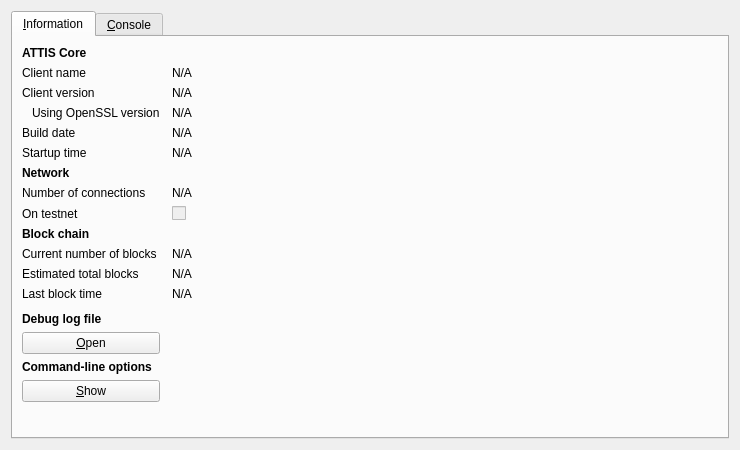
<?xml version="1.0" encoding="UTF-8"?>
<ui version="4.0">
 <class>RPCConsole</class>
 <widget class="QDialog" name="RPCConsole">
  <property name="geometry">
   <rect>
    <x>0</x>
    <y>0</y>
    <width>740</width>
    <height>450</height>
   </rect>
  </property>
  <property name="windowTitle">
   <string>ATTIS - Debug window</string>
  </property>
  <layout class="QVBoxLayout" name="verticalLayout_2">
   <item>
    <widget class="QTabWidget" name="tabWidget">
     <property name="currentIndex">
      <number>0</number>
     </property>
     <widget class="QWidget" name="tab_info">
      <attribute name="title">
       <string>&amp;Information</string>
      </attribute>
      <layout class="QGridLayout" name="gridLayout" columnstretch="0,1">
       <property name="horizontalSpacing">
        <number>12</number>
       </property>
       <item row="0" column="0">
        <widget class="QLabel" name="label_9">
         <property name="font">
          <font>
           <weight>75</weight>
           <bold>true</bold>
          </font>
         </property>
         <property name="text">
          <string>ATTIS Core</string>
         </property>
        </widget>
       </item>
       <item row="1" column="0">
        <widget class="QLabel" name="label_5">
         <property name="text">
          <string>Client name</string>
         </property>
        </widget>
       </item>
       <item row="1" column="1">
        <widget class="QLabel" name="clientName">
         <property name="cursor">
          <cursorShape>IBeamCursor</cursorShape>
         </property>
         <property name="text">
          <string>N/A</string>
         </property>
         <property name="textFormat">
          <enum>Qt::PlainText</enum>
         </property>
         <property name="textInteractionFlags">
          <set>Qt::LinksAccessibleByMouse|Qt::TextSelectableByKeyboard|Qt::TextSelectableByMouse</set>
         </property>
        </widget>
       </item>
       <item row="2" column="0">
        <widget class="QLabel" name="label_6">
         <property name="text">
          <string>Client version</string>
         </property>
        </widget>
       </item>
       <item row="2" column="1">
        <widget class="QLabel" name="clientVersion">
         <property name="cursor">
          <cursorShape>IBeamCursor</cursorShape>
         </property>
         <property name="text">
          <string>N/A</string>
         </property>
         <property name="textFormat">
          <enum>Qt::PlainText</enum>
         </property>
         <property name="textInteractionFlags">
          <set>Qt::LinksAccessibleByMouse|Qt::TextSelectableByKeyboard|Qt::TextSelectableByMouse</set>
         </property>
        </widget>
       </item>
       <item row="3" column="0">
        <widget class="QLabel" name="label_14">
         <property name="text">
          <string>Using OpenSSL version</string>
         </property>
         <property name="indent">
          <number>10</number>
         </property>
        </widget>
       </item>
       <item row="3" column="1">
        <widget class="QLabel" name="openSSLVersion">
         <property name="cursor">
          <cursorShape>IBeamCursor</cursorShape>
         </property>
         <property name="text">
          <string>N/A</string>
         </property>
         <property name="textFormat">
          <enum>Qt::PlainText</enum>
         </property>
         <property name="textInteractionFlags">
          <set>Qt::LinksAccessibleByMouse|Qt::TextSelectableByKeyboard|Qt::TextSelectableByMouse</set>
         </property>
        </widget>
       </item>
       <item row="4" column="0">
        <widget class="QLabel" name="label_12">
         <property name="text">
          <string>Build date</string>
         </property>
        </widget>
       </item>
       <item row="4" column="1">
        <widget class="QLabel" name="buildDate">
         <property name="cursor">
          <cursorShape>IBeamCursor</cursorShape>
         </property>
         <property name="text">
          <string>N/A</string>
         </property>
         <property name="textFormat">
          <enum>Qt::PlainText</enum>
         </property>
         <property name="textInteractionFlags">
          <set>Qt::LinksAccessibleByMouse|Qt::TextSelectableByKeyboard|Qt::TextSelectableByMouse</set>
         </property>
        </widget>
       </item>
       <item row="5" column="0">
        <widget class="QLabel" name="label_13">
         <property name="text">
          <string>Startup time</string>
         </property>
        </widget>
       </item>
       <item row="5" column="1">
        <widget class="QLabel" name="startupTime">
         <property name="cursor">
          <cursorShape>IBeamCursor</cursorShape>
         </property>
         <property name="text">
          <string>N/A</string>
         </property>
         <property name="textFormat">
          <enum>Qt::PlainText</enum>
         </property>
         <property name="textInteractionFlags">
          <set>Qt::LinksAccessibleByMouse|Qt::TextSelectableByKeyboard|Qt::TextSelectableByMouse</set>
         </property>
        </widget>
       </item>
       <item row="6" column="0">
        <widget class="QLabel" name="label_11">
         <property name="font">
          <font>
           <weight>75</weight>
           <bold>true</bold>
          </font>
         </property>
         <property name="text">
          <string>Network</string>
         </property>
        </widget>
       </item>
       <item row="7" column="0">
        <widget class="QLabel" name="label_7">
         <property name="text">
          <string>Number of connections</string>
         </property>
        </widget>
       </item>
       <item row="7" column="1">
        <widget class="QLabel" name="numberOfConnections">
         <property name="cursor">
          <cursorShape>IBeamCursor</cursorShape>
         </property>
         <property name="text">
          <string>N/A</string>
         </property>
         <property name="textFormat">
          <enum>Qt::PlainText</enum>
         </property>
         <property name="textInteractionFlags">
          <set>Qt::LinksAccessibleByMouse|Qt::TextSelectableByKeyboard|Qt::TextSelectableByMouse</set>
         </property>
        </widget>
       </item>
       <item row="8" column="0">
        <widget class="QLabel" name="label_8">
         <property name="text">
          <string>On testnet</string>
         </property>
        </widget>
       </item>
       <item row="8" column="1">
        <widget class="QCheckBox" name="isTestNet">
         <property name="enabled">
          <bool>false</bool>
         </property>
         <property name="text">
          <string/>
         </property>
        </widget>
       </item>
       <item row="9" column="0">
        <widget class="QLabel" name="label_10">
         <property name="font">
          <font>
           <weight>75</weight>
           <bold>true</bold>
          </font>
         </property>
         <property name="text">
          <string>Block chain</string>
         </property>
        </widget>
       </item>
       <item row="10" column="0">
        <widget class="QLabel" name="label_3">
         <property name="text">
          <string>Current number of blocks</string>
         </property>
        </widget>
       </item>
       <item row="10" column="1">
        <widget class="QLabel" name="numberOfBlocks">
         <property name="cursor">
          <cursorShape>IBeamCursor</cursorShape>
         </property>
         <property name="text">
          <string>N/A</string>
         </property>
         <property name="textFormat">
          <enum>Qt::PlainText</enum>
         </property>
         <property name="textInteractionFlags">
          <set>Qt::LinksAccessibleByMouse|Qt::TextSelectableByKeyboard|Qt::TextSelectableByMouse</set>
         </property>
        </widget>
       </item>
       <item row="11" column="0">
        <widget class="QLabel" name="label_4">
         <property name="text">
          <string>Estimated total blocks</string>
         </property>
        </widget>
       </item>
       <item row="11" column="1">
        <widget class="QLabel" name="totalBlocks">
         <property name="cursor">
          <cursorShape>IBeamCursor</cursorShape>
         </property>
         <property name="text">
          <string>N/A</string>
         </property>
         <property name="textFormat">
          <enum>Qt::PlainText</enum>
         </property>
         <property name="textInteractionFlags">
          <set>Qt::LinksAccessibleByMouse|Qt::TextSelectableByKeyboard|Qt::TextSelectableByMouse</set>
         </property>
        </widget>
       </item>
       <item row="12" column="0">
        <widget class="QLabel" name="label_2">
         <property name="text">
          <string>Last block time</string>
         </property>
        </widget>
       </item>
       <item row="12" column="1">
        <widget class="QLabel" name="lastBlockTime">
         <property name="cursor">
          <cursorShape>IBeamCursor</cursorShape>
         </property>
         <property name="text">
          <string>N/A</string>
         </property>
         <property name="textFormat">
          <enum>Qt::PlainText</enum>
         </property>
         <property name="textInteractionFlags">
          <set>Qt::LinksAccessibleByMouse|Qt::TextSelectableByKeyboard|Qt::TextSelectableByMouse</set>
         </property>
        </widget>
       </item>
       <item row="13" column="0">
        <spacer name="verticalSpacer_2">
         <property name="orientation">
          <enum>Qt::Vertical</enum>
         </property>
         <property name="sizeHint" stdset="0">
          <size>
           <width>20</width>
           <height>20</height>
          </size>
         </property>
        </spacer>
       </item>
       <item row="14" column="0">
        <widget class="QLabel" name="labelDebugLogfile">
         <property name="font">
          <font>
           <weight>75</weight>
           <bold>true</bold>
          </font>
         </property>
         <property name="text">
          <string>Debug log file</string>
         </property>
        </widget>
       </item>
       <item row="15" column="0">
        <widget class="QPushButton" name="openDebugLogfileButton">
         <property name="toolTip">
          <string>Open the ATTIS debug log file from the current data directory. This can take a few seconds for large log files.</string>
         </property>
         <property name="text">
          <string>&amp;Open</string>
         </property>
         <property name="autoDefault">
          <bool>false</bool>
         </property>
        </widget>
       </item>
       <item row="16" column="0">
        <widget class="QLabel" name="labelCLOptions">
         <property name="font">
          <font>
           <weight>75</weight>
           <bold>true</bold>
          </font>
         </property>
         <property name="text">
          <string>Command-line options</string>
         </property>
        </widget>
       </item>
       <item row="17" column="0">
        <widget class="QPushButton" name="showCLOptionsButton">
         <property name="toolTip">
          <string>Show the ATTIS-Qt help message to get a list with possible ATTIS command-line options.</string>
         </property>
         <property name="text">
          <string>&amp;Show</string>
         </property>
         <property name="autoDefault">
          <bool>false</bool>
         </property>
        </widget>
       </item>
       <item row="18" column="0">
        <spacer name="verticalSpacer">
         <property name="orientation">
          <enum>Qt::Vertical</enum>
         </property>
         <property name="sizeHint" stdset="0">
          <size>
           <width>20</width>
           <height>40</height>
          </size>
         </property>
        </spacer>
       </item>
      </layout>
     </widget>
     <widget class="QWidget" name="tab_console">
      <attribute name="title">
       <string>&amp;Console</string>
      </attribute>
      <layout class="QVBoxLayout" name="verticalLayout_3">
       <property name="spacing">
        <number>3</number>
       </property>
       <item>
        <widget class="QTextEdit" name="messagesWidget">
         <property name="minimumSize">
          <size>
           <width>0</width>
           <height>100</height>
          </size>
         </property>
         <property name="readOnly">
          <bool>true</bool>
         </property>
         <property name="tabKeyNavigation" stdset="0">
          <bool>false</bool>
         </property>
         <property name="columnCount" stdset="0">
          <number>2</number>
         </property>
        </widget>
       </item>
       <item>
        <layout class="QHBoxLayout" name="horizontalLayout">
         <property name="spacing">
          <number>3</number>
         </property>
         <item>
          <widget class="QLabel" name="label">
           <property name="text">
            <string notr="true">&gt;</string>
           </property>
          </widget>
         </item>
         <item>
          <widget class="QLineEdit" name="lineEdit"/>
         </item>
         <item>
          <widget class="QPushButton" name="clearButton">
           <property name="maximumSize">
            <size>
             <width>24</width>
             <height>24</height>
            </size>
           </property>
           <property name="toolTip">
            <string>Clear console</string>
           </property>
           <property name="text">
            <string/>
           </property>
           <property name="icon">
            <iconset resource="../bitcoin.qrc">
             <normaloff>:/icons/remove</normaloff>:/icons/remove</iconset>
           </property>
           <property name="shortcut">
            <string notr="true">Ctrl+L</string>
           </property>
           <property name="autoDefault">
            <bool>false</bool>
           </property>
          </widget>
         </item>
        </layout>
       </item>
      </layout>
     </widget>
    </widget>
   </item>
  </layout>
 </widget>
 <resources>
  <include location="../bitcoin.qrc"/>
 </resources>
 <connections/>
</ui>
